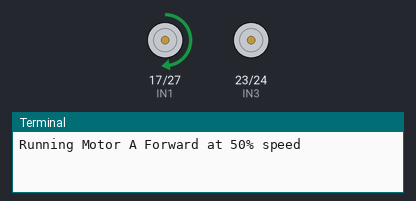
Simulated run of this program. Board: Raspberry Pi (BCM pin numbers). On the bench: motor-driver pin pairs drawn as motors (green arrow = first pin HIGH = forward, orange = second pin HIGH = backward, longer = more drive, scaled by the enable pin), the last lines printed to the terminal. At 5.0 s the program stops and its outputs stay as they are.

Above: at 0.1 s.
At 2.1 s:
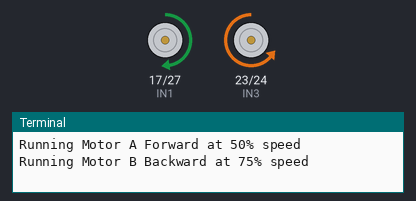
At 4.1 s:
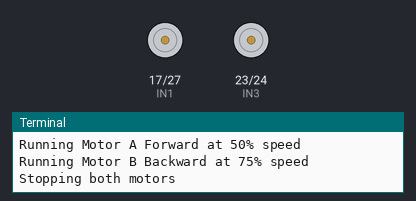
Timing chart, 0 to 5.6 s (numbered marks = the images above):
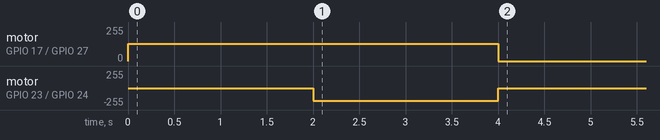

Measured:
- by itself, motor on GPIO 17 (IN1) / GPIO 27 (IN2): stopped → forward 128/255 at 0.00 s, → stopped 4.0 s later
- by itself, motor on GPIO 23 (IN3) / GPIO 24 (IN4): stopped → backward 191/255 at 2.0 s, → stopped 2.0 s later

The program:

12v-dc.py
```python
import RPi.GPIO as GPIO
import time

# Motor Driver Pins
IN1 = 17  # GPIO Pin for Motor A IN1
IN2 = 27  # GPIO Pin for Motor A IN2
ENA = 22  # GPIO Pin for Motor A ENA (PWM)

IN3 = 23  # GPIO Pin for Motor B IN3
IN4 = 24  # GPIO Pin for Motor B IN4
ENB = 25  # GPIO Pin for Motor B ENB (PWM)

# Setup the GPIO mode
GPIO.setmode(GPIO.BCM)

# Setup Motor A GPIO pins
GPIO.setup(IN1, GPIO.OUT)
GPIO.setup(IN2, GPIO.OUT)
GPIO.setup(ENA, GPIO.OUT)

# Setup Motor B GPIO pins
GPIO.setup(IN3, GPIO.OUT)
GPIO.setup(IN4, GPIO.OUT)
GPIO.setup(ENB, GPIO.OUT)

# Set up PWM on the ENA and ENB pins (motor speed control)
pwm_a = GPIO.PWM(ENA, 1000)  # 1000 Hz PWM frequency for Motor A
pwm_b = GPIO.PWM(ENB, 1000)  # 1000 Hz PWM frequency for Motor B

# Start PWM with 0% duty cycle (motors off)
pwm_a.start(0)
pwm_b.start(0)

def set_motor_a_speed(speed):
    """Set the speed of motor A (speed: 0 to 100)."""
    pwm_a.ChangeDutyCycle(speed)

def set_motor_b_speed(speed):
    """Set the speed of motor B (speed: 0 to 100)."""
    pwm_b.ChangeDutyCycle(speed)

def run_motor_a(direction, speed):
    """Run Motor A in the given direction and speed."""
    if direction == 'forward':
        GPIO.output(IN1, GPIO.HIGH)
        GPIO.output(IN2, GPIO.LOW)
    elif direction == 'backward':
        GPIO.output(IN1, GPIO.LOW)
        GPIO.output(IN2, GPIO.HIGH)

    set_motor_a_speed(speed)

def run_motor_b(direction, speed):
    """Run Motor B in the given direction and speed."""
    if direction == 'forward':
        GPIO.output(IN3, GPIO.HIGH)
        GPIO.output(IN4, GPIO.LOW)
    elif direction == 'backward':
        GPIO.output(IN3, GPIO.LOW)
        GPIO.output(IN4, GPIO.HIGH)

    set_motor_b_speed(speed)

def stop_motor_a():
    """Stop Motor A."""
    GPIO.output(IN1, GPIO.LOW)
    GPIO.output(IN2, GPIO.LOW)
    set_motor_a_speed(0)

def stop_motor_b():
    """Stop Motor B."""
    GPIO.output(IN3, GPIO.LOW)
    GPIO.output(IN4, GPIO.LOW)
    set_motor_b_speed(0)

try:
    # Example usage
    print("Running Motor A Forward at 50% speed")
    run_motor_a('forward', 50)  # Run Motor A forward at 50% speed
    time.sleep(2)

    print("Running Motor B Backward at 75% speed")
    run_motor_b('backward', 75)  # Run Motor B backward at 75% speed
    time.sleep(2)

    print("Stopping both motors")
    stop_motor_a()
    stop_motor_b()
    time.sleep(1)

finally:
    # Cleanup the GPIO pins before exiting
    pwm_a.stop()
    pwm_b.stop()
    GPIO.cleanup()
```
